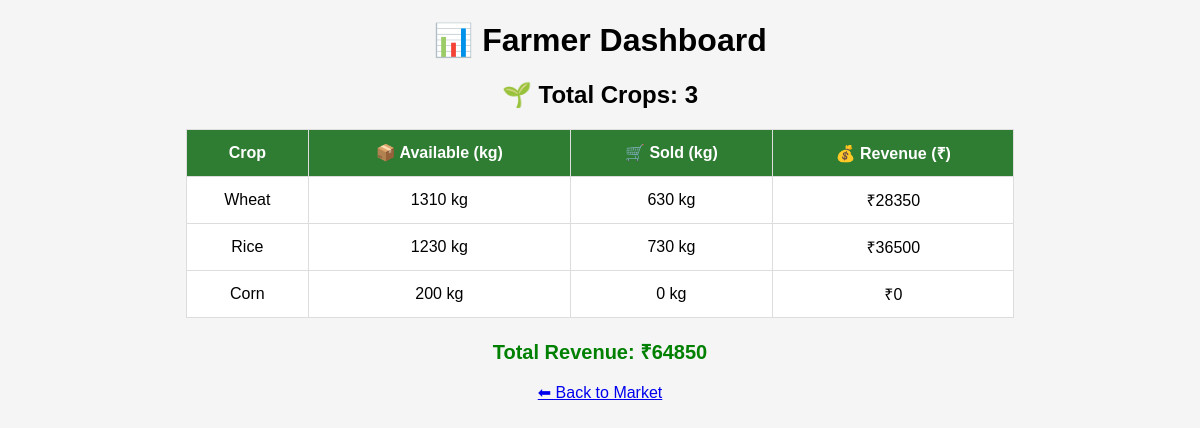
The page /dashboard (signed in) on the database as committed earlier.
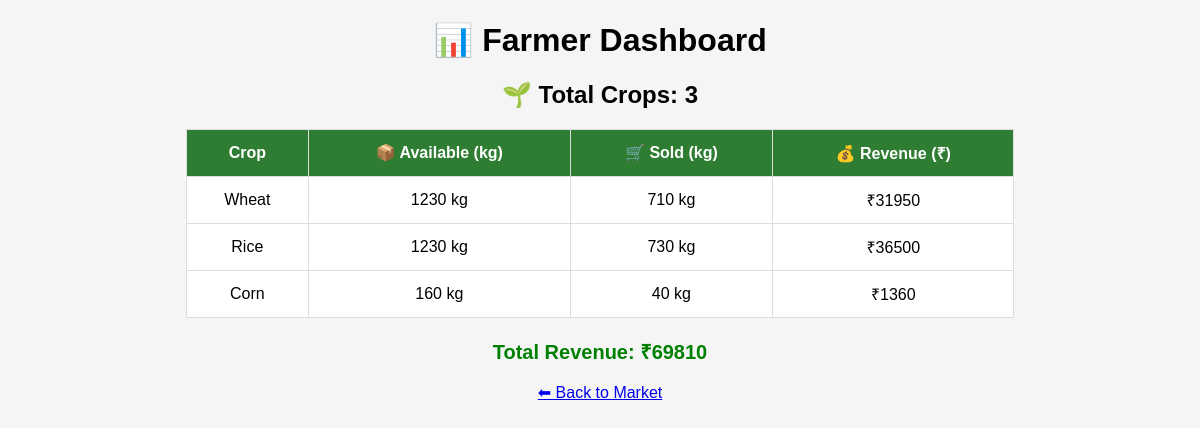
The same page on the database as committed later.
### tables this page shows
CREATE TABLE crops(
        id INTEGER PRIMARY KEY AUTOINCREMENT,
        name TEXT,
        price INTEGER,
        quantity INTEGER,
        image TEXT,
        farmer TEXT,
        phone TEXT,
        location TEXT
    );

### app.py (the view)
@app.route("/dashboard")
def dashboard():
    if "user" not in session:
        return redirect("/login")
    if session["role"] != "farmer":
        return "Access denied"
    conn = sqlite3.connect("farmer.db")
    cur = conn.cursor()
    cur.execute("""
        SELECT name, quantity, price
        FROM crops
        WHERE farmer=?
    """, (session["user"],))
    crops = cur.fetchall()
    total_crops = len(crops)   # ✅ FIX ADDED
    crop_data = []
    total_revenue = 0
    for crop in crops:
        name, available_qty, price = crop
        cur.execute("""
            SELECT SUM(quantity)
            FROM orders
            WHERE crop=? AND farmer=?
        """, (name, session["user"]))
        sold_qty = cur.fetchone()[0] or 0
        revenue = sold_qty * price
        total_revenue += revenue
        crop_data.append((name, available_qty, sold_qty, revenue))
    conn.close()
    return render_template("dashboard.html",
                           crop_data=crop_data,
                           total_revenue=total_revenue,
                           total_crops=total_crops)   # ✅ PASS TO HTML

### templates/dashboard.html (shortened to what this page needs)
<!DOCTYPE html>
<html>
<head>
</head>
<body>
    <h1>📊 Farmer Dashboard</h1>
    <h2>🌱 Total Crops: {{ total_crops }}</h2>
    <table>
        <tr>
            <th>Crop</th>
            <th>📦 Available (kg)</th>
            <th>🛒 Sold (kg)</th>
            <th>💰 Revenue (₹)</th>
        </tr>
        {% for crop in crop_data %}
        <tr>
            <td>{{ crop[0] }}</td>
            <td>{{ crop[1] }} kg</td>
            <td>{{ crop[2] }} kg</td>
            <td>₹{{ crop[3] }}</td>
        </tr>
        {% endfor %}
    </table>
    <div class="total">
        Total Revenue: ₹{{ total_revenue }}
    </div>
    <br>
    <a href="/market">⬅ Back to Market</a>
</body>
</html>

Rows that differ between the two databases and show on the page:
changed crops "Wheat": quantity "1310" → "1230"; crop "630" → "710"; crop "28350" → "31950"
changed crops "Corn": quantity "200" → "160"; crop "0" → "40"; crop "0" → "1360"
Other text that changed with them:
{{ total_revenue }}: "64850" → "69810"
